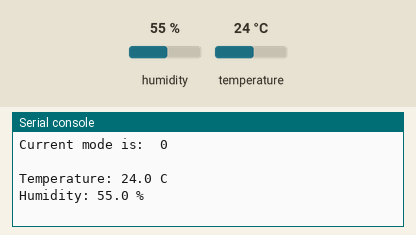
A program run on a simulated CircuitPython board. Parts: the last lines printed to the serial console. The test bench sets the inputs (shaded band); at power-on: humidity 55 %, temperature 24 °C.

Above: at 1.2 s.
1.3 s: humidity set to 22 %
At 6.8 s:
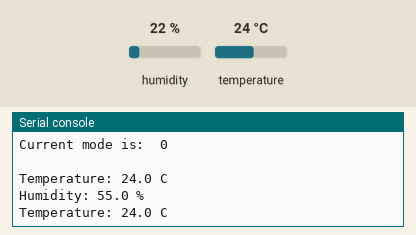
8.0 s: temperature set to 12 °C
At 13.7 s:
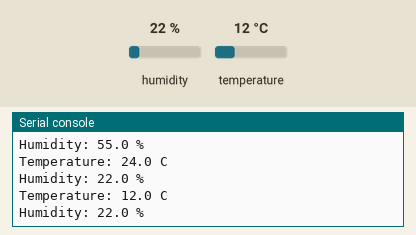
14.7 s: humidity set to 40 %
At 19.5 s:
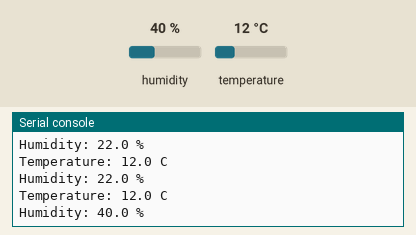
Timing chart, 0 to 21.0 s (numbered marks = the images above; inputs shaded):
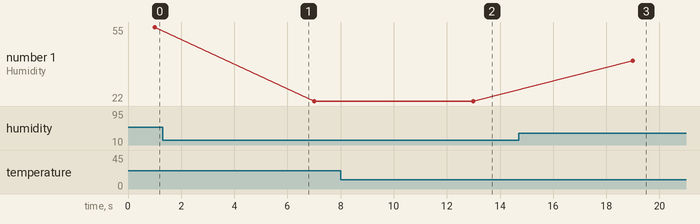

The program:

code.py
```python
# (licence header left out)
import time
import board
import adafruit_sht4x

i2c = board.I2C()  # uses board.SCL and board.SDA
sht = adafruit_sht4x.SHT4x(i2c)
# overflow issue with sht41, not present with sht45
# print("Found SHT4x with serial number", hex(sht.serial_number))

sht.mode = adafruit_sht4x.Mode.NOHEAT_HIGHPRECISION
print("Current mode is: ", adafruit_sht4x.Mode.string[sht.mode])
print()

while True:
    temperature, relative_humidity = sht.measurements

    print(f"Temperature: {temperature:0.1f} C")
    time.sleep(1)

    print(f"Humidity: {relative_humidity:0.1f} %")
    time.sleep(5)
```

Measured:
- after the input at 8.0 s, the serial console: prints a new line after 4.0 s (image 2)
- after the input at 14.7 s, the serial console: prints a new line after 4.3 s (image 3)
- plotted number 1: 55 → 22 after the input at 1.3 s, 22 → 40 after the input at 14.7 s
